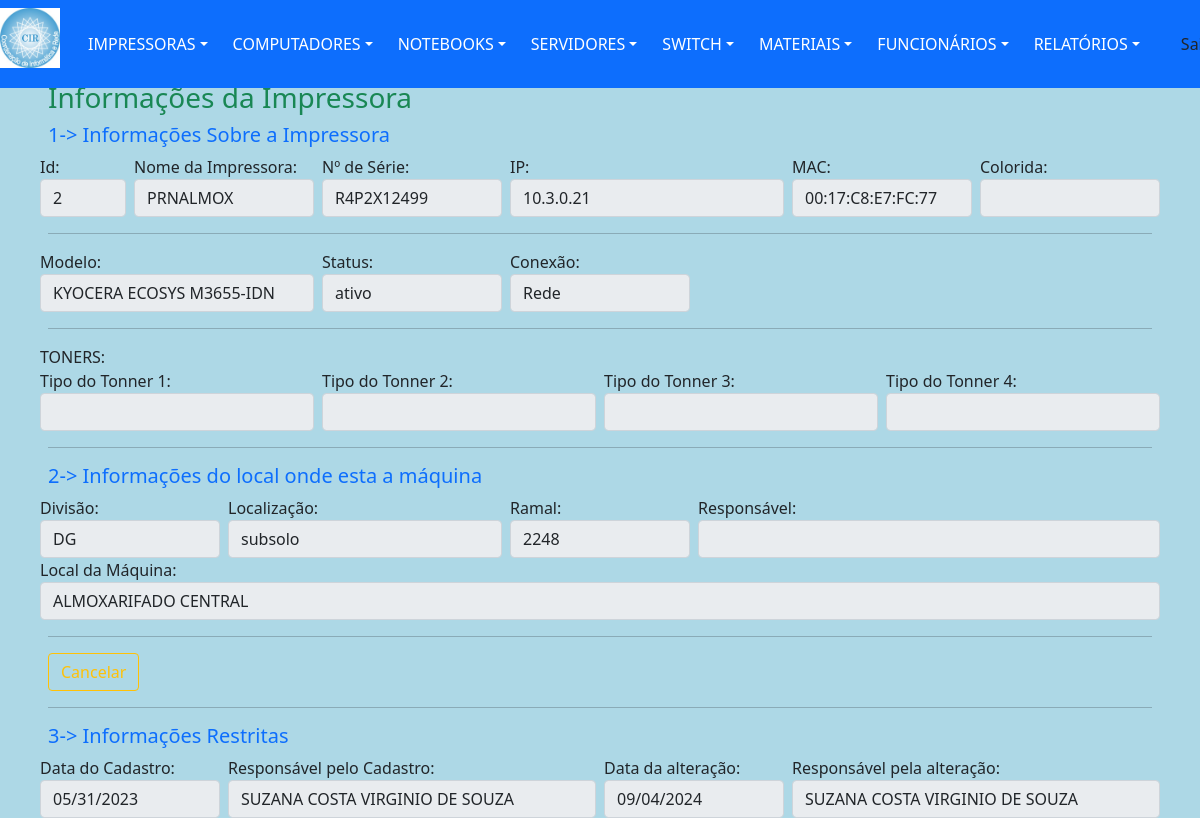
The app's page /views/impressoraDetalhes.php?action=1&id=2 (signed in) with its own data.
### tables this page shows
CREATE TABLE `impressoras` (
  `idImpressora` int(11) NOT NULL,
  `nomeImpressora` varchar(20) DEFAULT NULL,
  `numSerie` varchar(50) DEFAULT NULL,
  `ipImpressora` varchar(15) DEFAULT NULL,
  `macImpressora` varchar(20) DEFAULT NULL,
  `tipoToner` varchar(255) DEFAULT NULL,
  `colorida` varchar(3) DEFAULT NULL,
  `statusImpressora` varchar(7) DEFAULT NULL,
  `conexaoImp` varchar(5) DEFAULT 'Rede',
  `modeloImpressora` int(11) DEFAULT NULL,
  `dataCadastro` date DEFAULT NULL,
  `respCadastro` varchar(30) DEFAULT NULL,
  `dataAltCadastro` date DEFAULT NULL,
  `respAltCadastro` varchar(30) DEFAULT NULL,
  `obsImpressora` varchar(255) DEFAULT NULL,
  `idFuncionario` int(11) DEFAULT NULL,
  `idSetor` int(11) DEFAULT NULL
);

CREATE TABLE `modeloImpressora` (
  `idModelo` int(11) NOT NULL,
  `statusModelo` varchar(8) DEFAULT NULL,
  `modeloImpressora` varchar(250) DEFAULT NULL
);

CREATE TABLE `setor` (
  `idSetor` int(11) NOT NULL,
  `idDivisao` int(11) DEFAULT NULL,
  `localizacao` varchar(10) DEFAULT NULL,
  `ramal` varchar(4) DEFAULT NULL,
  `respSetor` varchar(30) DEFAULT NULL,
  `nomeLocal` varchar(150) DEFAULT NULL
);

CREATE TABLE `divisao` (
  `idDivisao` int(11) NOT NULL,
  `divisao` varchar(10) DEFAULT NULL
);

### dao/DAO-controleCir.php (called while the page is built, shortened)
<?php
	class ControleCirDAO
		{
            public function ListarOpcao($nomeTabela, $tipoOpcao, $valorOpcao)
                {
                    $conn = Database::connect();
                    $conn->exec('SET CHARACTER SET utf8');
                    $sql = "SELECT * FROM $nomeTabela WHERE $tipoOpcao LIKE '$valorOpcao' ";
                    try
                        {
                            $listar = $conn->query($sql);
                            $buscar = $listar->fetchAll(PDO::FETCH_OBJ);
                            $numRows = $listar->rowCount();
                        }
                    catch (PDOException $exc)
                        {
                            $buscar = $exc->getTraceAsString();
                        }
                    return $buscar;
                }
            public function Verificar($nomeTabela, $opcao1, $valor1)
                {
                    $conn = Database::connect();
                    $conn->exec('SET CHARACTER SET utf8');
                    $sql = "SELECT * FROM $nomeTabela WHERE $opcao1 = '$valor1' ";
                    try
                        {
                            $listar = $conn->query($sql);
                            $buscar = $listar->fetchAll(PDO::FETCH_OBJ);
                            $numRows = $listar->rowCount();
                        }
                    catch (PDOException $exc)
                        {
                            $buscar = $exc->getTraceAsString();
                        }
                    return $buscar;
                }
            public function Buscalocal($idSetor)
                {
                    $conn = Database::connect();
                    $conn->exec('SET CHARACTER SET utf8');
                    $sql = "SELECT * FROM setor s, divisao d
                    WHERE s.idSetor = '$idSetor'
                    AND s.idDivisao = d.idDivisao";
                     try
                        {
                            $listar = $conn->query($sql);
                            $buscar = $listar->fetchAll(PDO::FETCH_OBJ);
                        }
                    catch (PDOException $exc)
                        {
                            $buscar = $exc->getTraceAsString();
                        }
                    return $buscar;
                }
        }
?>

### controllers/impressoraBuscar.php (called while the page is built, shortened)
<?php
	include "../dao/DAO-controleCir.php";
    $idImpressora =  $_GET['id'];
    $nomeTabela = "impressoras";
    $opcao1 = "idImpressora";
    $valor1 = $idImpressora;
	$impAltDAO = new ControleCirDAO();
	foreach($impAltDAO->Verificar($nomeTabela, $opcao1, $valor1) as $imp)
		{
			$idImpressora = $imp->idImpressora;
			$nomeImpressora = $imp->nomeImpressora;
			$numSerie = $imp->numSerie;
            $ipImpressora = $imp->ipImpressora;
			$macImpressora = $imp->macImpressora;
			$colorida = $imp->colorida;
			$statusImpressora = $imp->statusImpressora;
			$conexaoImp = $imp->conexaoImp;
			$modeloImpressoraBd = $imp->modeloImpressora;
			$modeloDAO = new ControleCirDAO();
			$nomeTabela = "modeloImpressora";
			$tipoOpcao = "idModelo";
			foreach ($modeloDAO->ListarOpcao($nomeTabela, $tipoOpcao, $modeloImpressoraBd) as $res)
				{
					$modeloImpressora = $res->modeloImpressora;
				}
			$dataCadastroA = $imp->dataCadastro;
			$respCadastro = $imp->respCadastro;
            $idSetor = $imp->idSetor;
			$setorDAO = new ControleCirDAO();
			foreach($setorDAO->Buscalocal($idSetor) as $Setor)
				{
					$divisao1 = $Setor->divisao;
					$localizacao1 = $Setor->localizacao;
					$nomeLocal1 = $Setor->nomeLocal;
					$ramal1 = $Setor->ramal;
					$respSetComp1 = $Setor->respSetor;
				}
		}
?>

### views/impressoraDetalhes.php (the view, shortened to what this page needs)
<?php
    include "../template/menuPrincipal.php";
    require_once '../controllers/impressoraBuscar.php';
    include_once "../dao/DAO-controleCir.php";
?>
        <nav class="navbar navbar-dark">
            <div class="line col-md-12 p-5 position-absolute start-5 top-0 bottom-50 end-250">
                <h3 class="text-success">Informações da Impressora</h3>
                <form name="cadastro" id="cadastro" >
                    <fieldset>
                        <div class="row">
                            <label>
                                <h5 class="text-primary">1-> Informações Sobre a Impressora</h5>
                            </label>
                        </div>
                        <div class="row">
                            <div class="col px-md-1 col-md-1">
                                <label for="inputSuccess" class="control-label">Id:</label>
                                <input type="text" class="form-control" value="<?= $idImpressora;
                                                                                $_SESSION['idImpressora'] = $idImpressora; ?>" disabled>
                            </div>
                            <div class="col px-md-1 col-md-2">
                                <label for="inputSuccess" class="control-label">Nome da Impressora:</label>
                                <input type="text" class="form-control" value="<?= $nomeImpressora;
                                                                                $_SESSION['antNomeImp'] = $nomeImpressora; ?>" disabled>
                            </div>
                            <div class="col px-md-1 col-md-2">
                                <label for="inputSuccess" class="control-label">Nº de Série: </label>
                                <input type="text" class="form-control" value="<?= $numSerie;
                                                                                $_SESSION['antNumSerie'] = $numSerie ?>" disabled>
                            </div>
                            <div class="col px-md-1 col-md-3">
                                <label for="inputSuccess" class="control-label">IP: </label>
                                <input type="text" class="form-control" value="<?= $ipImpressora;
                                                                                $_SESSION['antNumIp'] = $ipImpressora ?>" disabled>
                            </div>
                            <div class="col px-md-1 col-md-2">
                                <label for="inputSuccess" class="control-label">MAC:</label>
                                <input type="text" class="form-control" value="<?= $macImpressora;
                                                                                $_SESSION['antNumMac'] = $macImpressora ?>" disabled>
                            </div>
                             <div class="col px-md-1 col-md-2">
                                <label for="inputSuccess" class="control-label">Colorida:</label>
                                <input type="text" class="form-control" value="<?= $colorida;
                                                                                $_SESSION['colorida'] = $colorida ?>" disabled>
                            </div>
                        </div>
                        <hr>
                        <div class="row">
                            <div class="col px-md-1 col-md-3">
                                <label for="inputSuccess" class="control-label">Modelo:</label>
                                <input type="text" class="form-control" value="<?php echo $modeloImpressora; ?>" disabled>
                            </div>
                            <div class="col px-md-1 col-md-2">
                                <label for="inputSuccess" class="control-label">Status:</label>
                                <input type="text" class="form-control" value="<?php echo $statusImpressora; ?>" disabled>
                            </div>
                            <div class="col px-md-1 col-md-2">
                                <label for="inputSuccess" class="control-label">Conexão:</label>
                                <input type="text" class="form-control" value="<?php echo $conexaoImp; ?>" disabled>
                            </div>
                        </div>
                        <hr>
                        <div class="row">
                            <div class="col px-md-1 col-md-12">
                                <label for="inputSuccess" class="control-label">TONERS:</label>
                            </div>
                        </div>
                        <div class="row">
                            <div class="col px-md-1 col-md-3">
                                <label class="control-label">Tipo do Tonner 1:</label>
                                <input type="text" class="form-control" value="<?php echo $tp[1]; ?>" disabled>
                            </div>
                            <div class="col px-md-1 col-md-3">
                                <label class="control-label">Tipo do Tonner 2:</label>
                                <input type="text" class="form-control" value="<?php echo $tp[2]; ?>" disabled>
                            </div>
                            <div class="col px-md-1 col-md-3">
                                <label class="control-label">Tipo do Tonner 3:</label>
                                <input type="text" class="form-control" value="<?php echo $tp[3]; ?>" disabled>
                            </div>
                            <div class="col px-md-1 col-md-3">
                                <label class="control-label">Tipo do Tonner 4:</label>
                                <input type="text" class="form-control" value="<?php echo $tp[4]; ?>" disabled>
                            </div>
                        </div>
                        <hr>
                        <div class="row">
                            <label>
                                <h5 class="text-primary">2-> Informações do local onde esta a máquina</h5>
                            </label>
                        </div>
                        <div class="row">
                            <div class="col px-md-1 col-md-2">
                                <label for="inputSuccess" class="control-label">Divisão:</label>
                                <input type="text" class="form-control" value="<?php echo $divisao1; ?>" disabled>
                            </div>
                            <div class="col px-md-1 col-md-3">
                                <label for="inputSuccess" class="control-label">Localização:</label>
                                <input type="text" class="form-control" value="<?php echo $localizacao1; ?>" disabled>
                            </div>
                            <div class="col px-md-1 col-md-2">
                                <label for="inputSuccess" class="control-label">Ramal: </label>
                                <input type="text" class="form-control" value="<?php echo $ramal1; ?>" disabled>
                            </div>
                            <div class="col px-md-1 col-md-5">
                                <label for="inputSuccess" class="control-label">Responsável: </label>
                                <input type="text" class="form-control" value="<?= $respSetComp1; ?>" disabled>
                            </div>
                        </div>
                        <div class="row">
                            <div class="col px-md-1 col-md-12">
                                <label for="inputSuccess" class="control-label">Local da Máquina: </label>
                                <input type="text" class="form-control" value="<?= $nomeLocal1; ?>" disabled>
                            </div>
                        </div>
                        <hr>
                        <div id="actions" class="row">
                            <div class="col-md-2">
                                <a href="../template/menuPrincipal.php"><button type="button" class="btn btn-outline-warning">Cancelar</button></a>
                            </div>
                        </div>
                        <hr>
                        <div class="row">
                            <label>
                                <h5 class="text-primary">3-> Informações Restritas</h5>
                            </label>
                        </div>
                        <div class="row">
                            <div class="col px-md-1 col-md-2">
                                <label for="inputSuccess" class="control-label">Data do Cadastro:</label>
                                <input type="date" class="form-control" value="<?= $dataCadastroA;
                                                                                $_SESSION['datacadastro'] = $dataCadastroA ?>" disabled>
                            </div>
                            <div class="col px-md-1 col-md-4">
                                <label for="inputSuccess" class="control-label">Responsável pelo Cadastro:</label>
                                <input type="text" class="form-control" value="<?= $respCadastro;
                                                                                $_SESSION['respCadastro'] = $respCadastro ?>" disabled>
                            </div>
                            <div class="col px-md-1 col-md-2">
                                <label for="inputSuccess" class="control-label">Data da alteração:</label>
                                <input type="date" class="form-control" value="<?php $date = date('Y-m-d');
                                                                                echo $date;
                                                                                $_SESSION['data'] = $date ?>" disabled>
                            </div>
                            <div class="col px-md-1 col-md-4">
                                <label for="inputSuccess" class="control-label">Responsável pela alteração:</label>
                                <input type="text" class="form-control" value="<?= $_SESSION['nomeFuncionario'] ?>" disabled>
                            </div>
                        </div>
                    </fieldset>
                </form>
            </div>
        </nav>
    </body>
</html>

### template/menuPrincipal.php (style rules this page uses)
body { background-color: #ADD8E6; }

### records on screen
impressoras: idImpressora "2", nomeImpressora "PRNALMOX", numSerie "R4P2X12499", ipImpressora "10.3.0.21", macImpressora "00:17:C8:E7:FC:77", statusImpressora "ativo", conexaoImp "Rede", dataCadastro "05/31/2023", respCadastro "SUZANA COSTA VIRGINIO DE SOUZA"
modeloimpressora: modeloImpressora "KYOCERA ECOSYS M3655-IDN"
setor: idDivisao.divisao "DG", localizacao "subsolo", ramal "2248", nomeLocal "ALMOXARIFADO CENTRAL"
